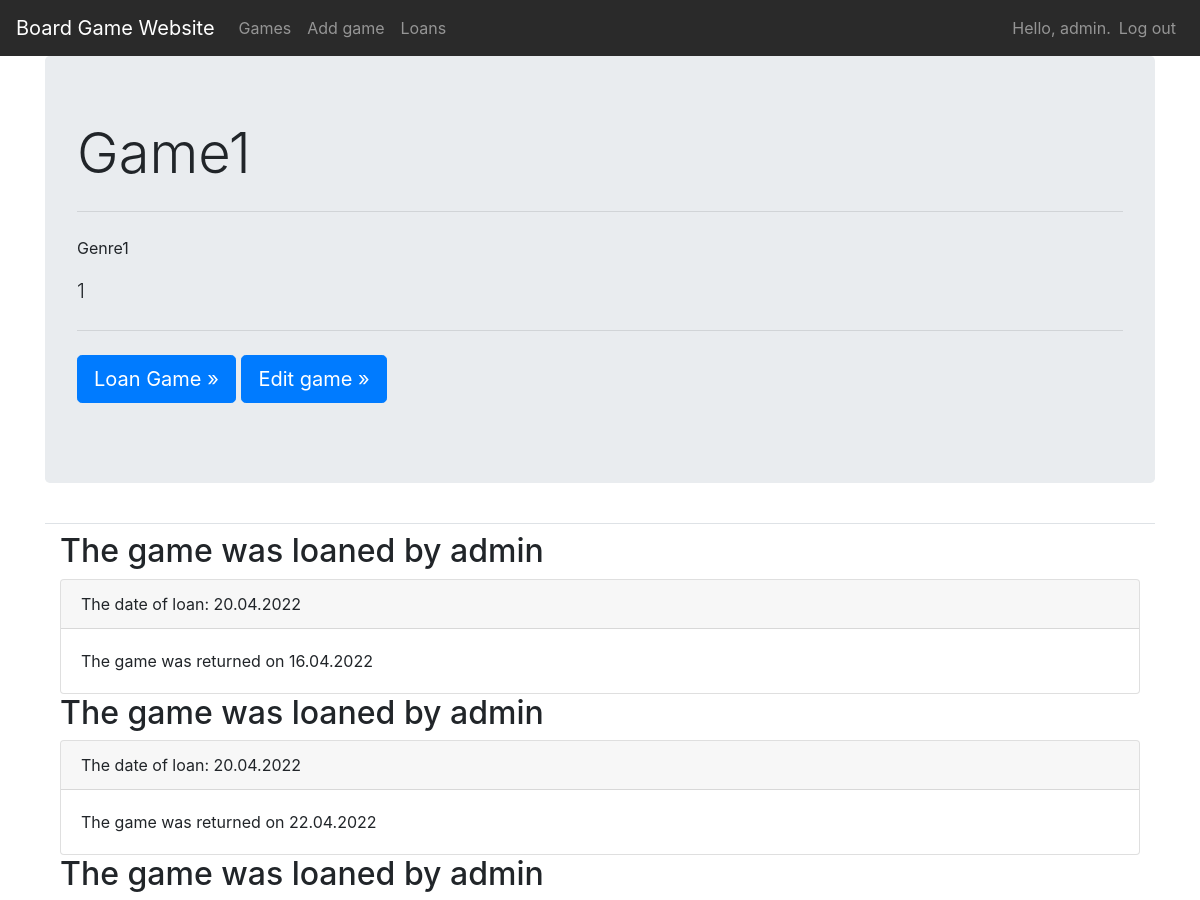
Page /games/7/ (signed in, upper part) on the earlier database version.
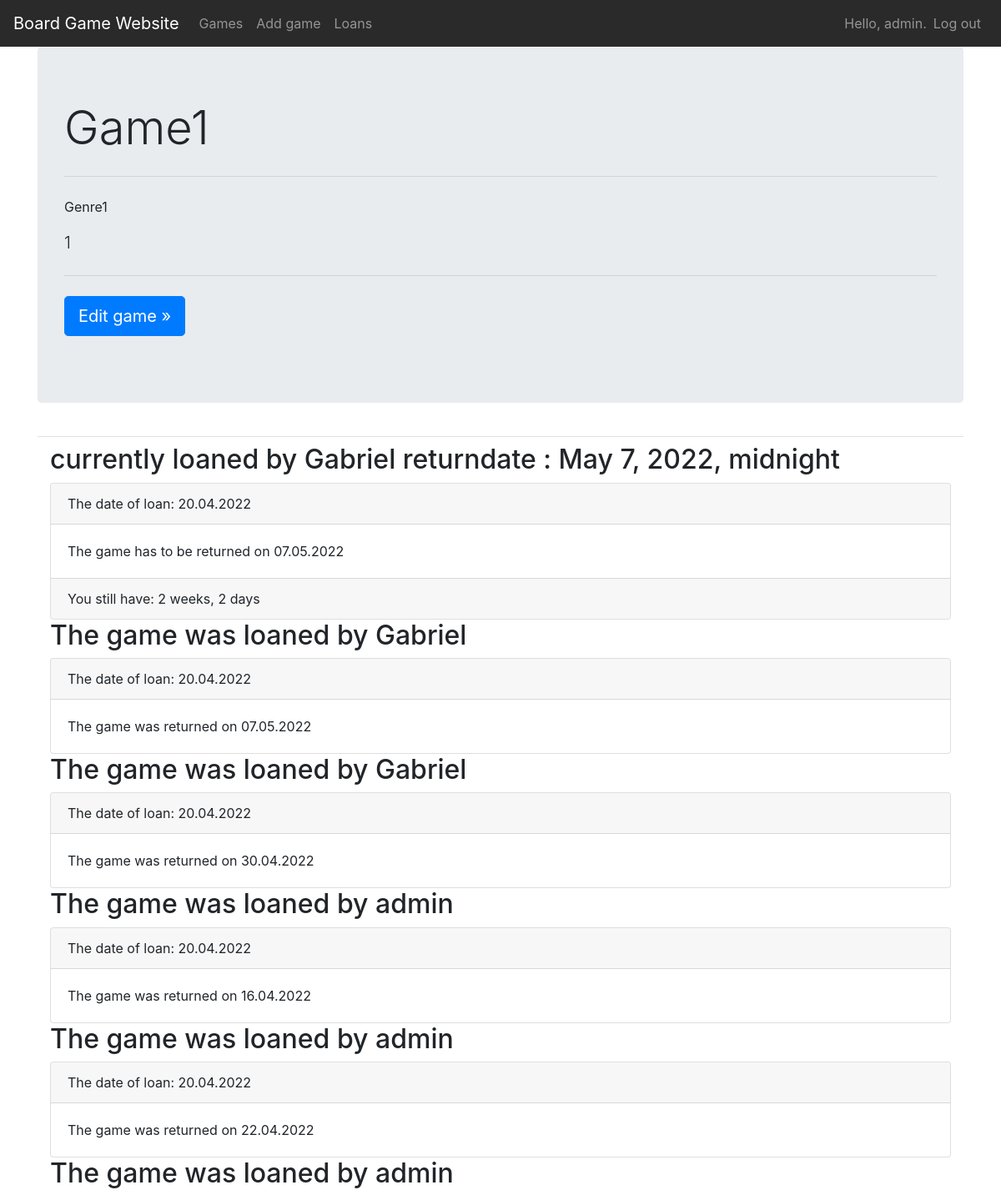
Same page on the later database version.
### board_games/models.py (models this page shows, shortened)
class BoardGame(models.Model):
    game = models.CharField(max_length=100)
    genre = models.CharField(max_length=200)
    year_published = models.IntegerField()
    description = models.CharField(max_length=500)
    owner = models.ForeignKey(User, on_delete=models.CASCADE)
    loaned = models.BooleanField(default=False)

class GameLoan(models.Model):
    game = models.ForeignKey(BoardGame, on_delete=models.CASCADE)
    owner = models.ForeignKey(User, on_delete=models.CASCADE)
    date_loaned = models.DateTimeField(auto_now_add=True)
    return_date = models.DateTimeField()
    returned = models.BooleanField(default=False)

### board_games/views.py (the view)
# urls.py: path("games/<int:game_id>/", views.game_info, name="game_info"),
@login_required
def game_info(request, game_id):
    game = BoardGame.objects.get(id=game_id)
    loans = GameLoan.objects.filter(game=game).order_by("-id")
    context = {"game": game, "loans": loans}
    return render(request, "board_games/game_info.html", context)

### board_games/templates/board_games/game_info.html
{% extends 'board_games/base.html' %}
{% block page_header %}
<div class="jumbotron">
    <h1 class="display-4">{{game.game}}</h1>
    <hr class="my-4">
    <p>{{game.genre}}</p>
    <p class="lead">{{game.description}}</p>
    <hr class="my-4">
    <p class="lead">
        {% if not game.loaned %}
        <a class="btn btn-lg btn-primary" href="{% url 'board_games:add_loan' game.id %}">Loan Game &raquo;</a>
        {% elif game.loaned and loans.first.owner == user %}
        <a class="btn btn-lg btn-primary" href={% url 'board_games:return_game' loans.first.id %}>Return Game
            &raquo;</a>
        {% endif %}
        {% if game.owner == user %}
        <a class="btn btn-lg btn-primary" href="{% url 'board_games:edit_game' game.id %}">Edit game &raquo;</a>
        {% else %}
        <p>Game owner: {{ game.owner }}</p>
        {% endif %}
    </p>
</div>
{% endblock page_header %}
{% block content %}
{% if game.loaned %}
<div class="container">
    <h2> currently loaned by {{ loans.first.owner }} returndate : {{ loans.first.return_date }} </h2>
    <div class="card">
        <div class="card-header">The date of loan: {{ loans.first.date_loaned|date:'d.m.Y' }}</div>
        <div class="card-body">The game has to be returned on {{ loans.first.return_date|date:'d.m.Y' }}</div>
        <div class="card-footer">You still have: {{ loans.first.return_date|timeuntil:loans.first.date_loaned }}</div>
    </div>
</div>
{% endif %}
<div class="container">
    {% for loan in loans %}
    <h2>The game was loaned by {{ loan.owner }}</h2>
    <div class="card">
        <div class="card-header">The date of loan: {{ loan.date_loaned|date:'d.m.Y' }}</div>
        <div class="card-body">The game was returned on {{ loan.return_date|date:'d.m.Y' }}</div>
    </div>
    {% endfor %}
</div>
{% endblock content %}

### board_games/templates/board_games/base.html (shortened to what this page needs)
{% load bootstrap4 %}
<!DOCTYPE html>
<html lang="en">
<head>
  {% bootstrap_css %}
</head>
<body>
  <nav class="navbar navbar-expand-md navbar-dark" style="background-color: #2a2a2a;">
    <a class="navbar-brand" href="{% url 'board_games:index'%}">
      Board Game Website</a>
    <div class="collapse navbar-collapse" id="navbarCollapse">
      <ul class="navbar-nav mr-auto">
        <li class="nav-item">
          <a class="nav-link" href="{% url 'board_games:games'%}">
            Games</a>
        </li>
        <li class="nav-item">
          <a class="nav-link" href="{% url 'board_games:add_game'%}">
            Add game</a>
        </li>
        <li class="nav-item">
          <a class="nav-link" href="{% url 'board_games:loans'%}">
            Loans</a>
        </li>
      </ul>
      <ul class="navbar-nav ml-auto">
        {% if user.is_authenticated %}
        <li class="nav-item">
          <span class="navbar-text">Hello, {{ user.username }}.</span>
        </li>
        <li class="nav-item">
          <a class="nav-link" href="{% url 'users:log_out' %}">Log out</a>
        </li>
        {% else %}
        <li class="nav-item">
          <a class="nav-link" href="{% url 'users:register' %}">Register</a>
        </li>
        <li class="nav-item">
          <a class="nav-link" href="{% url 'users:login' %}">Log in</a></li>
        {% endif %}
      </ul>
    </div>
  </nav>
  <main role="main" class="container">
    <div class="pb-2 mb-2 border-bottom">
      {% block page_header %}
      {% endblock page_header %}
    </div>
    <div>
      {% block content %}
      {% endblock content %}
    </div>
  </main>
</body>
</html>

Differences in the rows shown:
changed BoardGame "Game1": loaned False → True (drawn)
added GameLoan: first.owner "Gabriel", first.return_date "May 7, 2022, midnight", first.date_loaned "20.04.2022", first.return_date "07.05.2022", first.return_date "2 weeks, 2 days", owner "Gabriel", date_loaned "20.04.2022", return_date "07.05.2022"
added GameLoan: owner "Gabriel", date_loaned "20.04.2022", return_date "30.04.2022"
Other differences:
text no longer shown: "Loan Game »"
text now shown: "currently loaned by returndate : The date of loan: The game has to be returned on You still have:"
